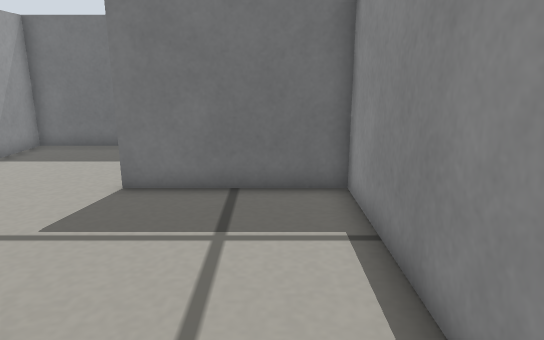
[1] (above)

17 first-person views from a walk through a Gazebo world. The camera is 0.29 m above the floor, tilts 14° down and sees 70° across. The floor is counted in squares, 0.1 m on a side. Each view is taken from the middle of a square. On the plan, view 1 faces up. The plan holds only what a view shows up to about 20 squares ahead; the rest is blank.

[2]
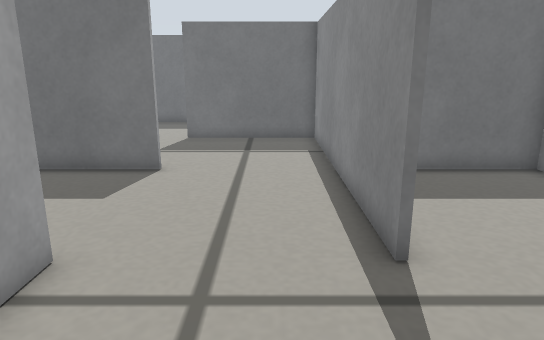

[3]
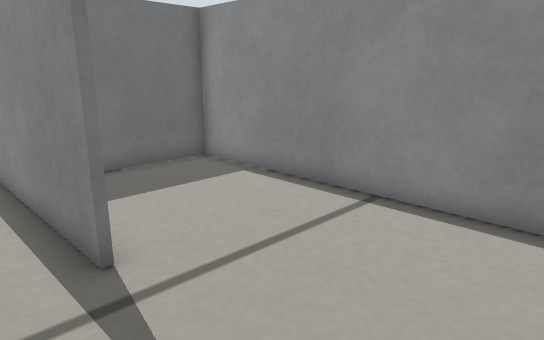

[4]
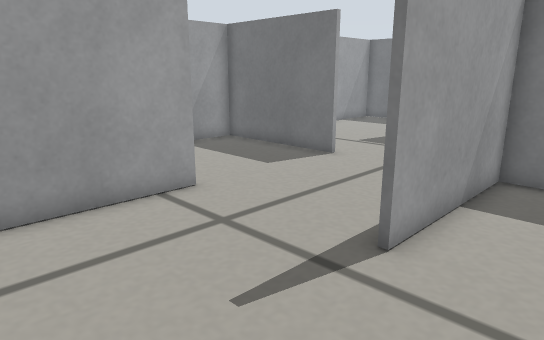

[5]
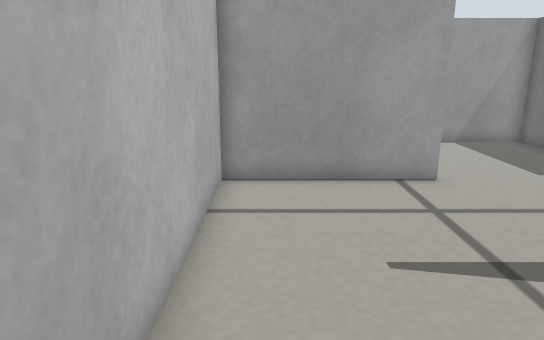

[6]
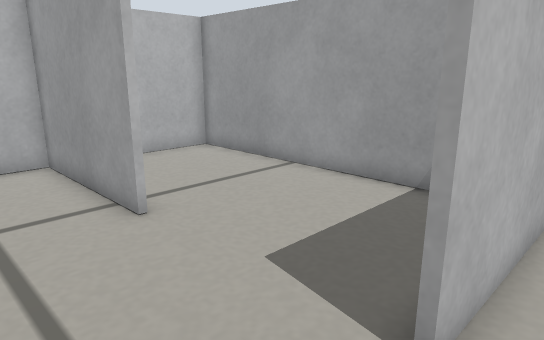

[7]
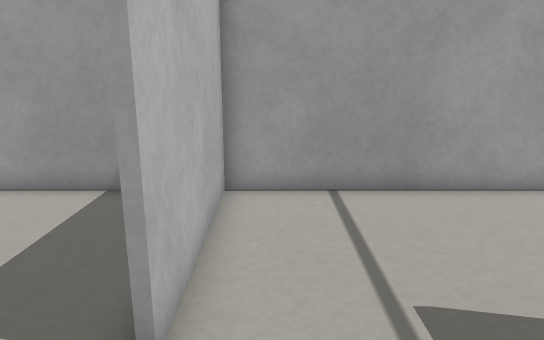

[8]
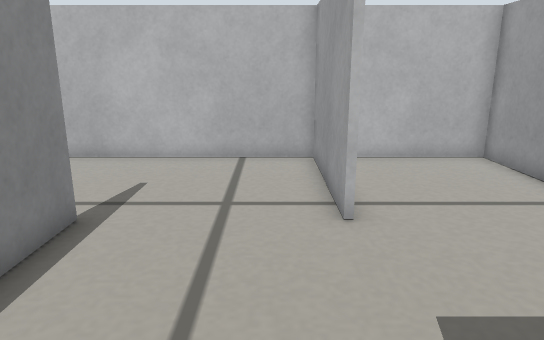

[9]
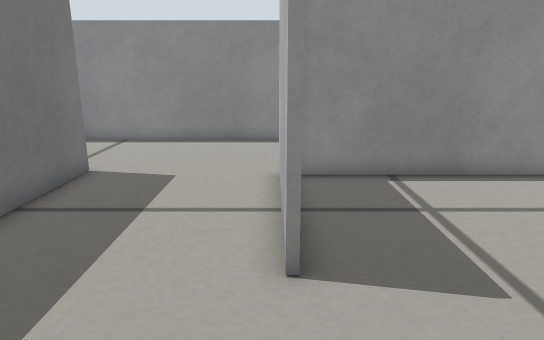

[10]
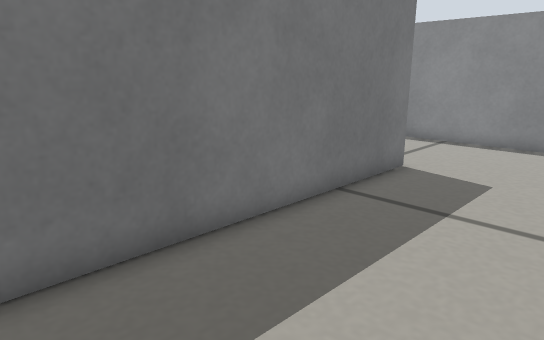

[11]
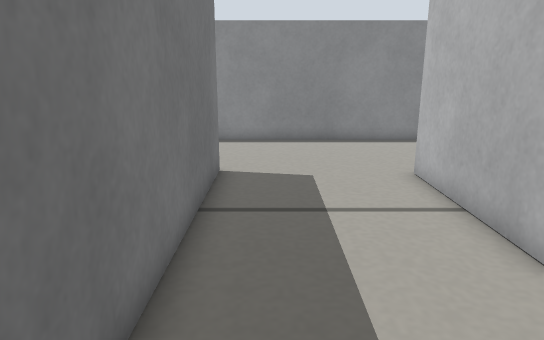

[12]
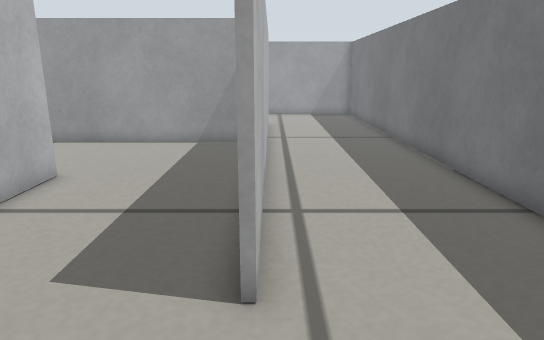

[13]
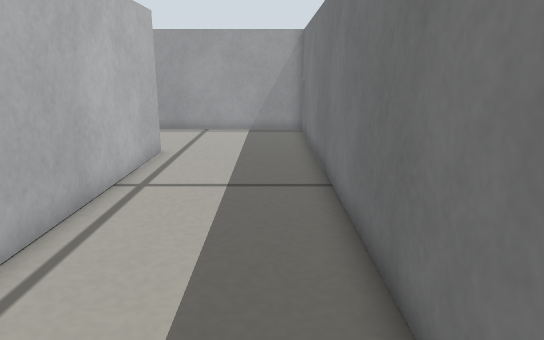

[14]
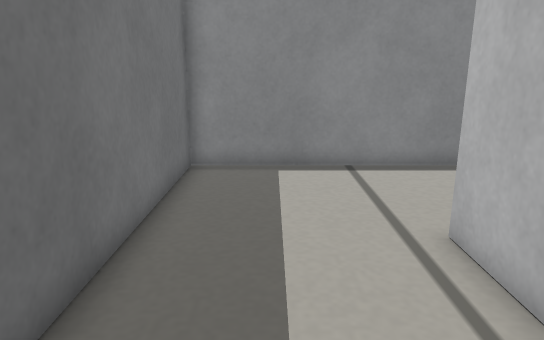

[15]
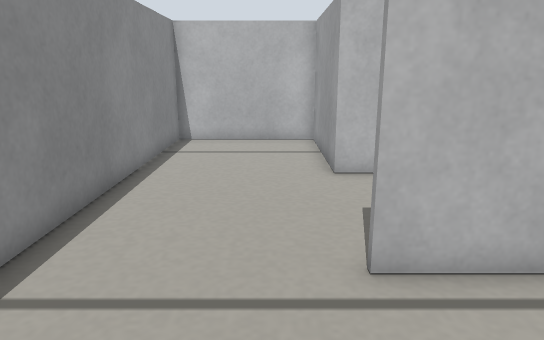

[16]
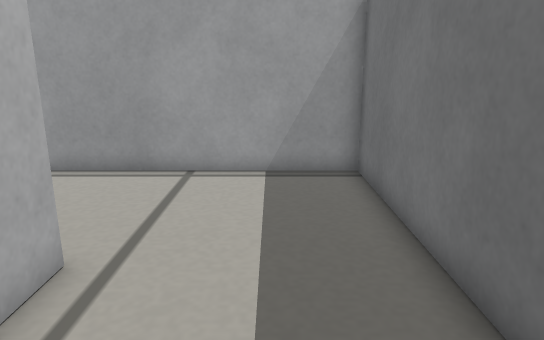

[17]
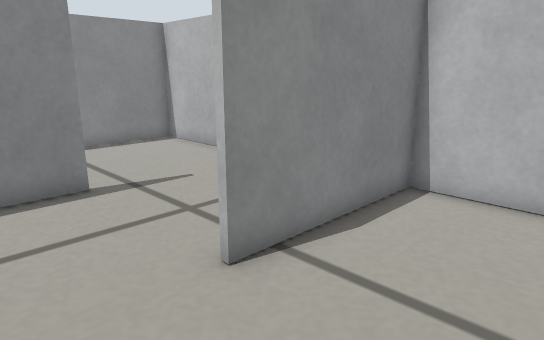

### Floor plan
Points are (right, up) in squares from view 1. A wall is a line through its corners. A room is listed if a view was taken in it or the views show most of it. See-through windows are left out.
Room 1 (views 1, 2, 3)
walls: (-3.5, -2.4) (-3.5, -8.4) (2.4, -8.4); (1.9, -2.5) (1.9, 3.4)
ways out: opening at (2, -5.5) to room 2; opening at (-1, 4) to room 3; opening at (-4, 0.5) to room 6
Room 2 (views 4, 5)
walls: (2.4, -8.4) (8.1, -8.4) (8.1, 3.6) (2.2, 3.6) (2.2, -2.5)
ways out: opening at (2, -5.5) to room 1
Room 3 (views 6, 7, 8, 9, 10)
walls: (-9.5, 10.4) (-9.5, 3.8) (-3.4, 3.8); (1.9, 3.4) (1.9, 9.6) (-3.9, 9.6)
ways out: opening at (-1, 4) to room 1; opening at (-6.5, 10) to room 4
Room 4 (view 11)
walls: (2.6, 15.6) (-9.5, 15.6) (-9.5, 10.4); (-3.9, 9.8) (2.2, 9.8) (2.2, 3.8) (8.1, 3.8) (8.1, 15.4)
ways out: opening at (-6.5, 10) to room 3; opening at (5, 16) to room 5
Room 5 (views 12, 13, 14, 15, 16)
walls: (-15.5, 15.8) (2.6, 15.8); (8.1, 15.4) (8.1, 21.6) (-21.5, 21.6) (-21.5, 15.4)
ways out: opening at (5, 16) to room 4; opening at (-18.5, 16)
Room 6 (view 17)
walls: (-3.4, 3.6) (-9.5, 3.6) (-9.5, -8.4) (-3.7, -8.4) (-3.7, -2.4)
ways out: opening at (-4, 0.5) to room 1

Where each view was taken, in squares from view 1:
view 1: 0 up, 0 right, facing up
view 2: 8 down, 0 right, facing up
view 3: 8 down, 0 right, facing up-right
view 4: 8 down, 5 right, facing up-left
view 5: 7 down, 7 right, facing left
view 6: 5 up, 0 right, facing down-left
view 7: 5 up, 0 right, facing left
view 8: 5 up, 2 left, facing down
view 9: 10 up, 9 left, facing right
view 10: 10 up, 9 left, facing up-right
view 11: 14 up, 9 left, facing right
view 12: 16 up, 7 right, facing left
view 13: 20 up, 1 left, facing left
view 14: 19 up, 4 left, facing right
view 15: 21 up, 4 right, facing down
view 16: 19 up, 10 left, facing left
view 17: 1 up, 8 left, facing down-right
